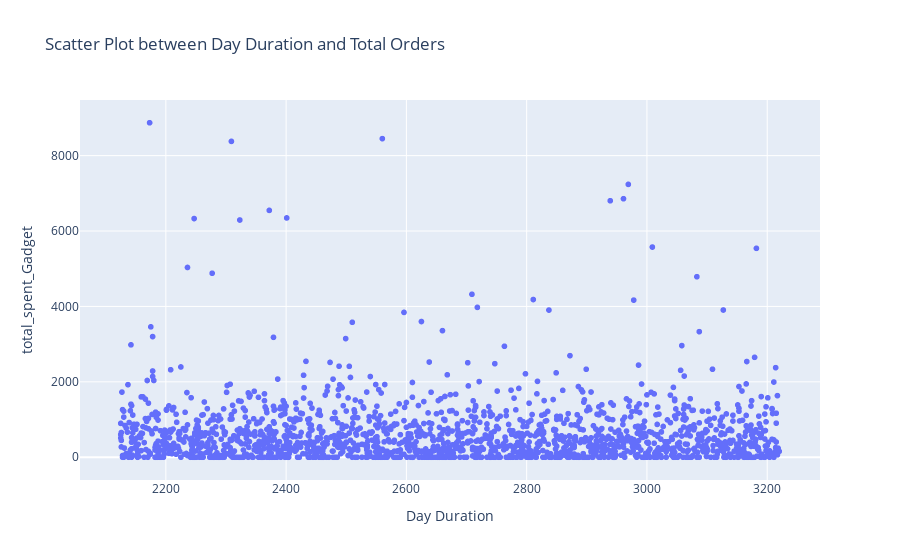

The code cell stored with this chart in its notebook:
### Code cell
fig = px.scatter(user_profile, x='dayduration', y='total_spent_Gadget', 
                 title='Scatter Plot between Day Duration and Total Orders',
                 labels={'dayduration': 'Day Duration', 'total_orders': 'Total Orders'})
fig.show()

### Figure 1 — Plotly figure (JSON) as saved in the notebook; plotly's stock layout.template omitted (floating-point values rounded to 4 significant figures; data arrays with more than 128 entries replaced by an {"elided": "..."} marker saying what was removed)
{"data": [{"hovertemplate": "Day Duration=%{x}<br>total_spent_Gadget=%{y}<extra></extra>", "legendgroup": "", "marker": {"color": "#636efa", "symbol": "circle"}, "mode": "markers", "name": "", "showlegend": false, "type": "scattergl", "x": {"elided": "2500 int values"}, "xaxis": "x", "y": {"elided": "2500 float values"}, "yaxis": "y"}], "layout": {"legend": {"tracegroupgap": 0}, "title": {"text": "Scatter Plot between Day Duration and Total Orders"}, "xaxis": {"anchor": "y", "domain": [0, 1], "title": {"text": "Day Duration"}}, "yaxis": {"anchor": "x", "domain": [0, 1], "title": {"text": "total_spent_Gadget"}}}}
